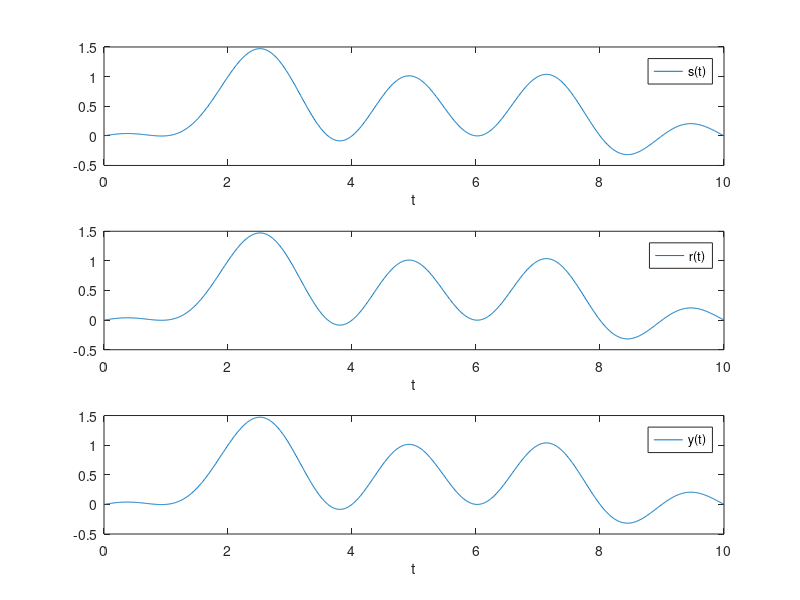

The MATLAB source for this figure: (Note: this script raises an error after producing the figure.)
% 尝试使用sinc函数加载符号 简单的频谱分析

clear;close all;clc;

Ts = 1; % 采样间隔 (s)
precision = 0.01;
t_start = 0;
t_end = 10;
t = (t_start + precision):(precision):(t_end);

% [发端]
a_k = [0, 1, 1, 0, 1, 0, 1]; % 要发送的比特序列

% 调制
s_t = zeros(1, length(t)); % 发送的波形：由比特序列调制得到

for n = 1:length(a_k)
    s_t = a_k(n) * sinc(t - n * Ts) + s_t;
end

subplot(3, 1, 1)
plot(t, s_t); xlabel("t"); legend("s(t)");

% [信道]
r_t = s_t; % r_t 经过信道后的波形
subplot(3, 1, 2)
plot(t, r_t); xlabel("t"); legend("r(t)");

% [接收]
y_t = r_t; % y_t 经过接收机后的波形
subplot(3, 1, 3)
plot(t, y_t); xlabel("t"); legend("y(t)");

% 采样/判决
y_n = zeros(1, length(a_k)); % y_n 采样得到的比特序列

for n = 1:length(a_k)
    y_n(n) = y_t(n * Ts / precision);
end

fprintf("y_n"); disp(y_n);

% [分析]
t_range = [0, 10];
t_N = (t_end - t_start) / precision;
omega_range = [-10, 10];
omega_N = 10000;

[t, omg, FT, IFT] = prefourier(t_range, t_N, omega_range, omega_N);
figure(); plot(omg, abs(FT * s_t')); xlabel("\omega"); legend("F(s_t)")
